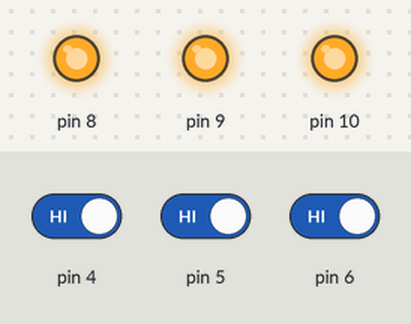
This sketch was run on a simulated Arduino Uno, built with avr-gcc and run on an emulated ATmega328P. Shown: output pins drawn as LEDs (lit = HIGH). The inputs (shaded band) are chosen by the test bench; at power-on: pin 4 HIGH, pin 5 HIGH, pin 6 HIGH.

Above: at 1.2 s.
1.3 s: pin 4 driven LOW
At 2.5 s:
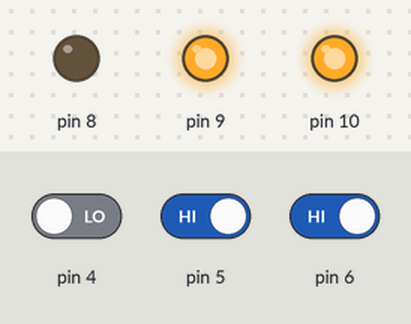
2.8 s: pin 5 driven LOW
At 3.8 s:
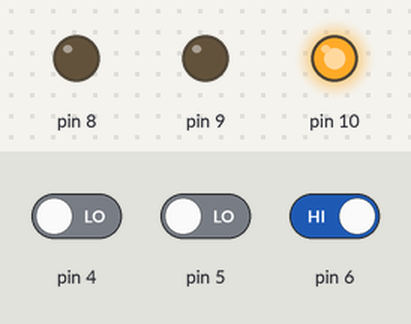
4.3 s: pin 6 driven LOW
At 5.0 s:
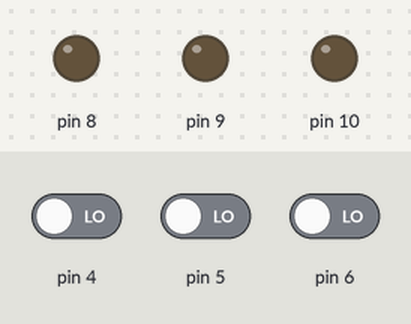
5.8 s: pin 4 driven HIGH
At 6.1 s:
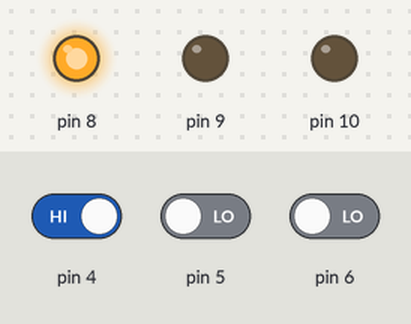
7.3 s: pin 5 driven HIGH
At 8.5 s:
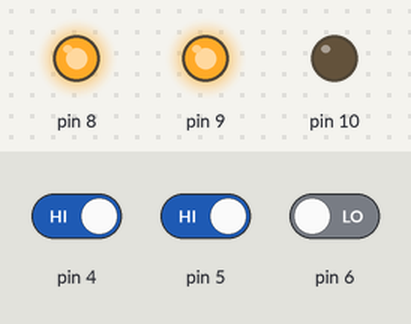
8.8 s: pin 4 driven LOW
At 9.6 s:
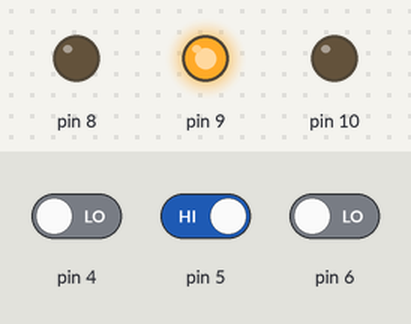
Timing chart, 0 to 11.3 s (numbered marks = the images above; inputs shaded):
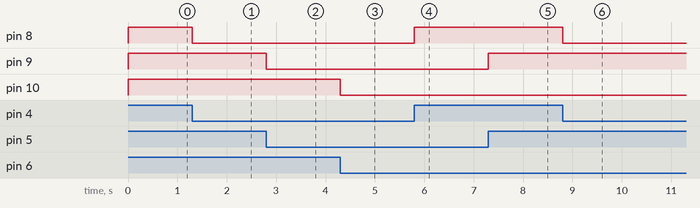

Measured:
- after the input at 1.3 s, pin 8: HIGH → LOW at once
- after the input at 2.8 s, pin 9: HIGH → LOW at once
- after the input at 4.3 s, pin 10: HIGH → LOW at once
- after the input at 5.8 s, pin 8: LOW → HIGH at once
- after the input at 7.3 s, pin 9: LOW → HIGH at once
- after the input at 8.8 s, pin 8: HIGH → LOW at once

The sketch:

01.ino
```cpp
void setup() {
    pinMode(4, INPUT);
    pinMode(5, INPUT);
    pinMode(6, INPUT);
    pinMode(8, OUTPUT);
    pinMode(9, OUTPUT);
    pinMode(10, OUTPUT);
}
void loop(){
    int sw1 = digitalRead(4);
    int sw2 = digitalRead(5);
    int sw3 = digitalRead(6);
    if (sw1 == LOW) {
        digitalWrite(8, LOW);
    } else {
        digitalWrite(8, HIGH);
    }
    if (sw2 == LOW) {
        digitalWrite(9, LOW);
    } else {
        digitalWrite(9, HIGH);
    }
    if (sw3 == LOW) {
        digitalWrite(10, LOW);
    } else {
        digitalWrite(10, HIGH);
    }
}
```
